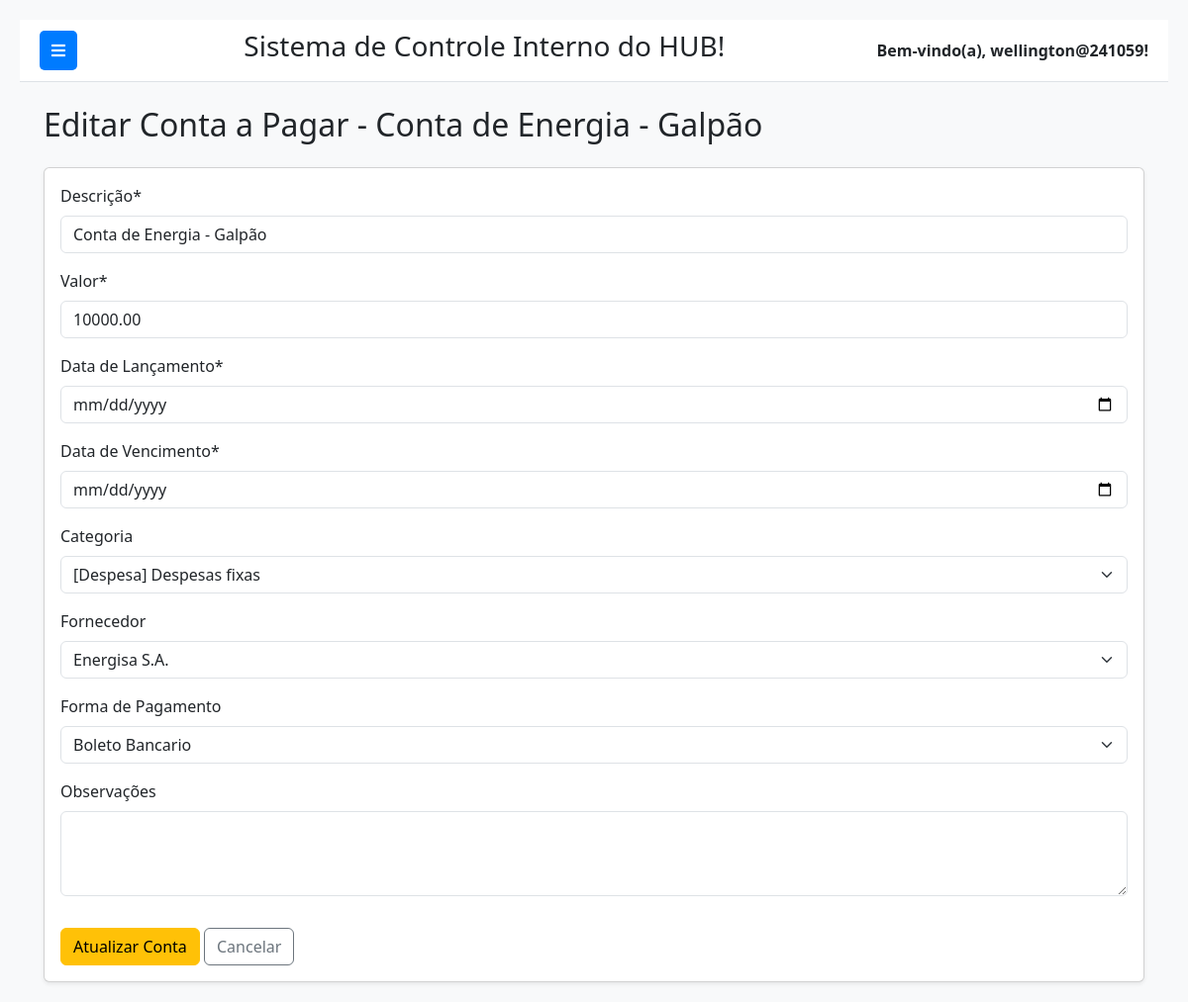
The page /financeiro/contas-a-pagar/editar/3/ (signed in) on the database its author committed.
### financeiro/models.py (models this page shows, shortened)
class ContaPagar(models.Model):
    STATUS_CHOICES = [
        ('A_PAGAR', 'A Pagar'),
        ('PAGA', 'Paga'),
        ('VENCIDA', 'Vencida'),
        ('CANCELADA', 'Cancelada'),
    ]
    descricao = models.CharField(
        max_length=255,
        verbose_name="Descrição"
    )
    valor = models.DecimalField(
        max_digits=10,
        decimal_places=2,
        verbose_name="Valor"
    )
    data_lancamento = models.DateField(
        default=timezone.now,
        verbose_name="Data de Lançamento"
    )
    data_vencimento = models.DateField(
        verbose_name="Data de Vencimento"
    )
    data_pagamento = models.DateField(
        blank=True,
        null=True,
        verbose_name="Data de Pagamento"
    )
    status = models.CharField(
        max_length=10,
        choices=STATUS_CHOICES,
        default='A_PAGAR',
        verbose_name="Status"
    )
    categoria = models.ForeignKey(
        CategoriaFinanceira,
        on_delete=models.SET_NULL,
        null=True, blank=True,
        limit_choices_to={'tipo': 'DESPESA'}, # Restringe a categorias de despesa
        related_name='contas_pagar',
        verbose_name="Categoria"
    )
    forma_pagamento = models.ForeignKey(
        FormaPagamento,
        on_delete=models.SET_NULL,
        null=True, blank=True,
        verbose_name="Forma de Pagamento"
    )
    fornecedor = models.ForeignKey(
        Fornecedor, # Referencia o modelo Fornecedor importado
        on_delete=models.SET_NULL,
        null=True, blank=True,
        related_name='contas_a_pagar',
        verbose_name="Fornecedor"
    )
    observacoes = models.TextField(
        blank=True,
        null=True,
        verbose_name="Observações"
    )
    registrado_por = models.ForeignKey(
        settings.AUTH_USER_MODEL,
        on_delete=models.SET_NULL,
        null=True, blank=True,
        related_name='contas_pagar_registradas',
        verbose_name="Registrado por"
    )
    data_registro = models.DateTimeField(
        auto_now_add=True,
        verbose_name="Data de Registro"
    )
    data_ultima_atualizacao = models.DateTimeField(
        auto_now=True,
        verbose_name="Última Atualização"
    )
    class Meta:
        verbose_name = "Conta a Pagar"
        verbose_name_plural = "Contas a Pagar"
        ordering = ['data_vencimento', 'status']

### financeiro/views.py (the view)
# urls.py: path('contas-a-pagar/editar/<int:pk>/', views.editar_conta_pagar, name='editar_conta_pagar'),
@login_required
def editar_conta_pagar(request, pk):
    conta = get_object_or_404(ContaPagar.objects.select_related('fornecedor', 'categoria'), pk=pk)
    if conta.status in ['PAGA', 'CANCELADA']:
        messages.warning(request, f'Conta "{conta.descricao}" não pode ser editada pois está com status "{conta.get_status_display()}".')
        return redirect('financeiro:detalhar_conta_pagar', pk=pk)
    if request.method == 'POST':
        form = ContaPagarForm(request.POST, instance=conta)
        if form.is_valid():
            form.save()
            messages.success(request, f'Conta a pagar "{conta.descricao}" atualizada com sucesso!')
            return redirect('financeiro:listar_contas_pagar')
        else:
            messages.error(request, 'Erro ao atualizar conta a pagar. Verifique os campos.')
    else:
        form = ContaPagarForm(instance=conta)
    context = {
        'form': form,
        'conta': conta,
        'title': 'Editar Conta a Pagar',
        'active_page': 'contas_pagar',
        'statuses_nao_editaveis': ['PAGA', 'CANCELADA'],
    }
    return render(request, 'financeiro/contas_pagar/editar_conta_pagar.html', context)

### financeiro/models.py (called while the page is built)
    def __str__(self):
        return f"[{self.get_tipo_display()}] {self.nome}"

    def __str__(self):
        return self.nome

### financeiro/templates/financeiro/contas_pagar/editar_conta_pagar.html (shortened to what this page needs)
{% extends 'base.html' %}
{% load crispy_forms_tags %}
{% block content %}
<div class="container mt-4">
    <h2 class="mb-4">{{ title }} - {{ conta.descricao }}</h2>
    <div class="card shadow-sm">
        <div class="card-body">
            <form method="post">
                {{ form|crispy }}
                <button type="submit" class="btn btn-warning mt-3">Atualizar Conta</button>
                <a href="{% url 'financeiro:detalhar_conta_pagar' conta.pk %}" class="btn btn-outline-secondary mt-3">Cancelar</a>
            </form>
        </div>
    </div>
</div>
{% endblock %}

### templates/base.html (shortened to what this page needs)
{% load static %}
<!DOCTYPE html>
<html lang="pt-br">
<head>
    <link href="https://cdn.jsdelivr.net/npm/bootstrap@5.3.3/dist/css/bootstrap.min.css" rel="stylesheet">
    <link rel="stylesheet" href="https://cdnjs.cloudflare.com/ajax/libs/font-awesome/5.15.4/css/all.min.css" />
</head>
<body>
    <div class="main-content" id="main-content">
        <div class="navbar-top">
            <button class="toggle-btn" id="sidebarToggle">
                <i class="fas fa-bars"></i>
            </button>
            <div class="system-name">
                <h3>Sistema de Controle Interno do HUB!</h3>
            </div>
            <div class="user-info">
                Bem-vindo(a), {{ request.user.username }}!
            </div>
        </div>
        <div class="container-fluid">
            {% block content %}
            {% endblock %}
        </div>
    </div>
</body>
</html>

### templates/base.html (style rules this page uses)
body { display: flex; min-height: 100vh; background-color: #f8f9fa; }
.main-content { flex-grow: 1; padding: 20px; transition: margin-left 0.3s ease-in-out; margin-left: 0; }
.navbar-top { background-color: #ffffff; border-bottom: 1px solid #dee2e6; padding: 10px 20px; display: flex; justify-content: space-between; align-items: center; margin-bottom: 20px; }
.navbar-top .user-info { font-weight: bold; }
.toggle-btn { background-color: #007bff; color: white; border: none; padding: 8px 12px; border-radius: 5px; cursor: pointer; margin-right: 15px; }

### rows shown on the page
ContaPagar: descricao "Conta de Energia - Galpão", valor "10000.00", categoria "[Despesa] Despesas fixas", fornecedor "Energisa S.A.", forma_pagamento "Boleto Bancario"

### other values the page prints
{{ request.user.username }} "wellington@241059"
{{ title }} "Editar Conta a Pagar"
